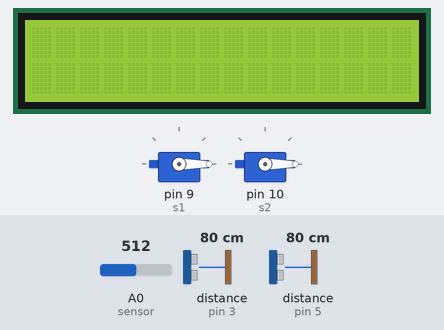
The sketch below on a simulated Arduino Uno, built with avr-gcc and run on an emulated ATmega328P. Parts: 2 × servo, 16×2 character LCD. Wiring (inferred from the names in the program): 2 × ultrasonic range finder: trigger pin 4, echo pin 3 / trigger pin 6, echo pin 5. The inputs (shaded band) are chosen by the test bench; at power-on: distance to the obstacle (sensors on pin 3, pin 5) 80 cm, A0 (sensor) = 512. The echo pulse lasts 58.3 µs per cm.

Above: at 1.2 s.
1.3 s: distance to the obstacle (sensor on pin 3) set to 2 cm
At 2.5 s:
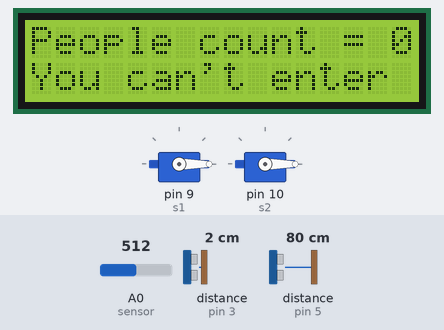
2.8 s: distance to the obstacle (sensor on pin 3) set to 60 cm
At 3.5 s:
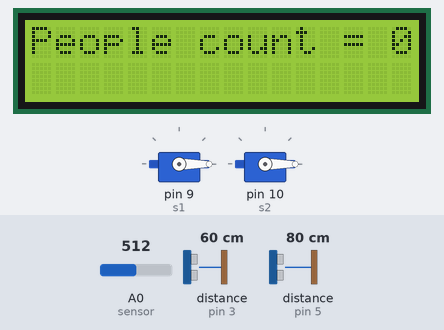
4.3 s: distance to the obstacle (sensor on pin 5) set to 58 cm
5.8 s: distance to the obstacle (sensor on pin 5) set to 49 cm
At 6.1 s:
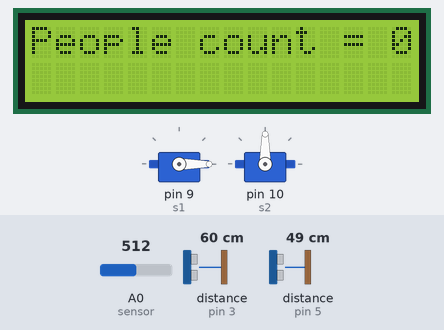
7.3 s: distance to the obstacle (sensor on pin 5) set to 60 cm
At 9.2 s:
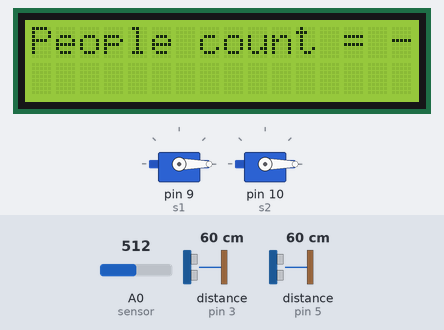
9.8 s: distance to the obstacle (sensor on pin 5) set to 2 cm
At 10.3 s:
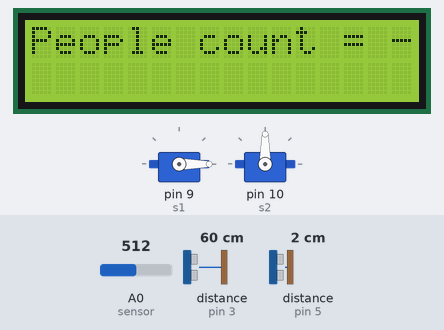
Timing chart, 0 to 12.3 s (numbered marks = the images above; inputs shaded):
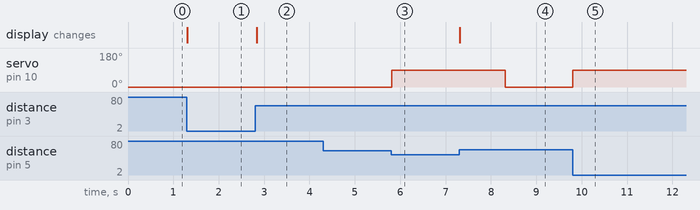

The sketch:

automatic_covid_safety_entrance1.ino
```cpp
#include <LiquidCrystal.h>
#include <Servo.h>
#define trig1 4
#define echo1 3
#define trig2 6
#define echo2 5

Servo s1;
Servo s2;
const int rs = 12, en = 11, d4 = 13, d5 = 8, d6 = 7, d7 = 2;
LiquidCrystal lcd(rs, en, d4, d5, d6, d7);
long duration;
int distance;
int count; // Variable to store the number of people inside
int limit = 3; // The maximum occupancy
int sensorPin = 0; //This is the Arduino Pin that will read the sensor output
int sensorInput; //The variable we will use to store the sensor input
double temp; //The variable we will use to store temperature in degrees.

double temperature_scale(){
    sensorInput = analogRead(A0); //read the analog sensor and store it
    temp = (double)sensorInput / 1024; //find percentage of input reading
    temp = temp*5;
    temp = temp - 0.5 ;
    temp = temp * 100; //Convert to degrees
    return temp;
  }

double sensor_distance(int trig,int echo){
  digitalWrite(trig, LOW);
  delayMicroseconds(5);
  digitalWrite(trig, HIGH);
  delayMicroseconds(10);
  digitalWrite(trig, LOW);
  duration = pulseIn(echo, HIGH); // Calculate time taken (in microseconds) for the pulse emitted by the trigger pin to reach the echo pin.
  distance = (duration/2) * (331.3/10000); // Calculate the distance from the sensor to the obstacle in cm, using the speed of sound in air(m/s) and the time taken (stored in duration variable)
  return distance;
}

void setup()
{
  pinMode(trig1, OUTPUT); // Configure the trig pin of the Ultrasonic sensor module as OUTPUT as it emits ultrasonic waves (pulse)
  pinMode(echo1, INPUT); // Configure the echo pin of the echo pin as INPUT
  pinMode(trig2, OUTPUT); // Configure the trig pin of the Ultrasonic sensor module as OUTPUT as it emits ultrasonic waves (pulse)
  pinMode(echo2, INPUT); // Configure the echo pin of the echo pin as INPUT
  Serial.begin(9600);
  s1.attach(9); // Servo motor is connected to D9
  s1.write(0); // Set the initial position of servo motor as 0 degrees.
  s2.attach(10);
  s2.write(0);
  lcd.begin(16, 2);// set up the LCD's number of columns and rows:
}

void loop(){

  if(temperature_scale()<38){
    delay(10);
    if(sensor_distance(trig1,echo1)<50){
      if(count>limit){ // If value stored in count variable is greater than maximum occupancy
        do{
          lcd.setCursor(0, 0);
          lcd.print("People count = ");
          lcd.print(count);
          lcd.setCursor(0, 1);
          lcd.print("Limit reached");
        }while(sensor_distance(trig2,echo2)>50);
      }
      else{
        count++; // Count will increase by one as a person is entering
        lcd.clear();
        lcd.setCursor(0, 0);
        lcd.print("People count = ");
        lcd.println(count);
        s1.write(90);
        do{
          delay(50);
        }while(sensor_distance(trig1,echo1)<50);
        delay(1000);
        s1.write(0);
      }
  	}
  }
  else {
    if (sensor_distance(trig1,echo1)<50) {
      lcd.setCursor(0, 0);
      lcd.print("People count = ");
      lcd.print(count);
      lcd.setCursor(0, 1);
      lcd.print("You can't enter");
      do{
      	delay(50);
      }while(sensor_distance(trig1,echo1)<50);
      lcd.clear();
      lcd.print("People count = ");
      lcd.print(count);
    }
  }

  if(sensor_distance(trig2,echo2)<50){
    s2.write(90);
    do{
      delay(50);
    }while(sensor_distance(trig2,echo2)<50);
    count--;
    lcd.clear();
    lcd.print("People count = ");
    lcd.print(count);
    delay(1000);
    s2.write(0);
  }
}
```

Measured:
- the behaviour switches between 53 and 52 cm on distance to the obstacle (sensor on pin 5) (found by bisection; images 2 and 3)
- after the input at 1.3 s, the display: changes at once (image 1)
- after the input at 2.8 s, the display: changes at once (image 2)
- after the input at 4.3 s, every drawn part: stays the same
- after the input at 5.8 s, servo on pin 10 (s2): 0° → 90° at once
- after the input at 7.3 s, servo on pin 10 (s2): 90° → 0° after 1.0 s; the display: changes at once (image 4)
- after the input at 9.8 s, servo on pin 10 (s2): 0° → 90° at once
